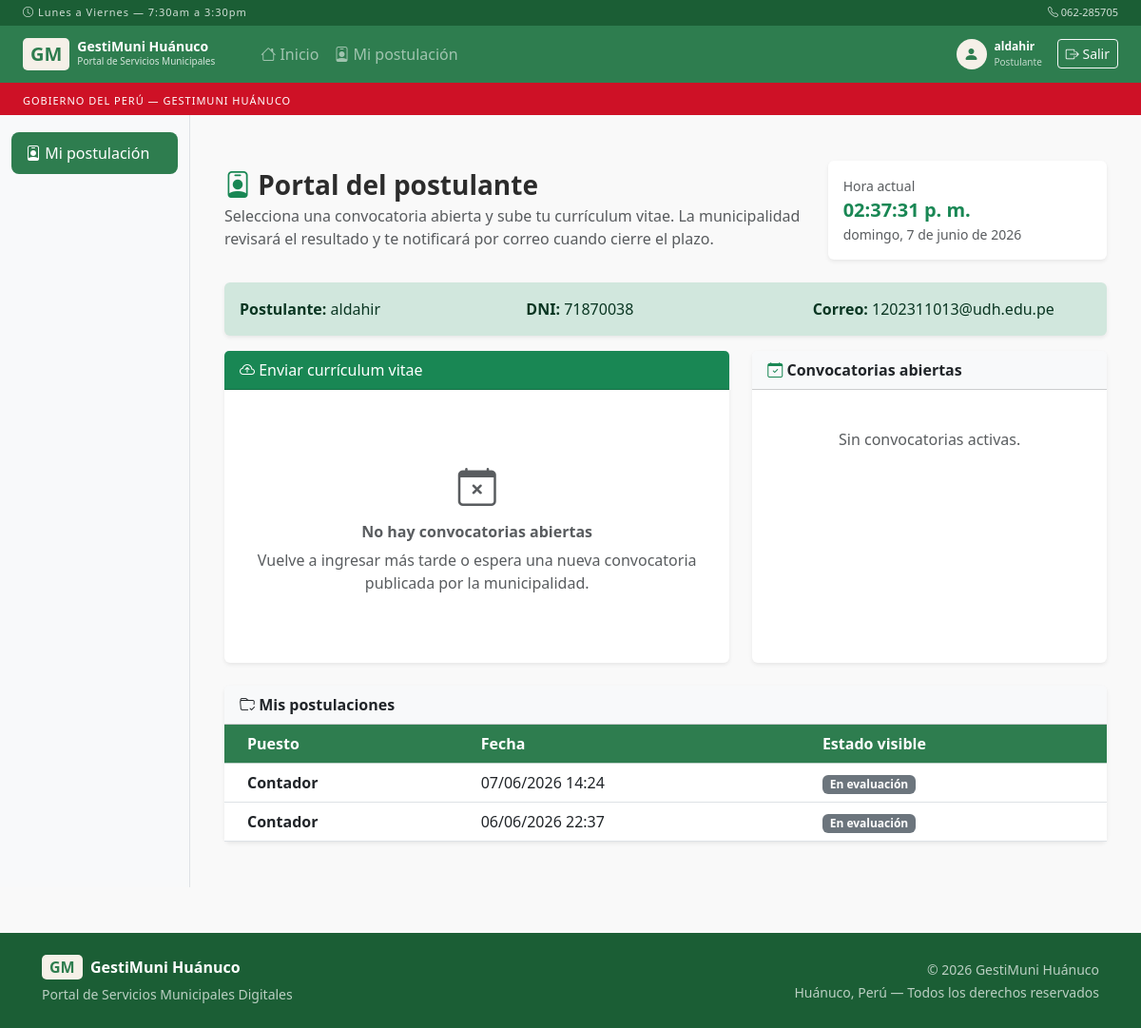
Screenshot of /postulante/cv (signed in) with the database file from the repository.
### models.py (models this page shows)
class Usuario(UserMixin, db.Model):
    __tablename__ = 'usuarios'
    id              = db.Column(db.Integer, primary_key=True)
    nombre          = db.Column(db.String(100), nullable=False)
    username        = db.Column(db.String(50), unique=True, nullable=False)
    password        = db.Column(db.String(200), nullable=False)
    rol             = db.Column(db.String(20), nullable=False)  # admin | empleado | ciudadano
    dni             = db.Column(db.String(8), unique=True, nullable=True)
    email           = db.Column(db.String(120), unique=True, nullable=True)
    telefono        = db.Column(db.String(15), nullable=True)
    activo          = db.Column(db.Boolean, default=True)
    fecha_registro  = db.Column(db.DateTime, default=datetime.utcnow)
    ultimo_acceso   = db.Column(db.DateTime, nullable=True)

class Postulante(db.Model):
    __tablename__ = 'postulantes'
    id              = db.Column(db.Integer, primary_key=True)
    usuario_id      = db.Column(db.Integer, db.ForeignKey('usuarios.id'), nullable=True)
    nombre          = db.Column(db.String(100), nullable=False)
    dni             = db.Column(db.String(8), nullable=True)
    email           = db.Column(db.String(120), nullable=True)
    puesto          = db.Column(db.String(100), nullable=False)
    experiencia     = db.Column(db.Integer, nullable=False)
    educacion       = db.Column(db.String(50), nullable=False)
    habilidades     = db.Column(db.Integer, nullable=False)
    idiomas         = db.Column(db.String(100), nullable=True)
    puntaje_ml      = db.Column(db.Float, default=0.0)
    resultado_ml    = db.Column(db.String(20), default='pendiente')
    probabilidad    = db.Column(db.Float, default=0.0)
    fecha_registro  = db.Column(db.DateTime, default=datetime.utcnow)
    archivo_cv      = db.Column(db.String(255), nullable=True)   # nombre en disco
    texto_cv        = db.Column(db.Text, nullable=True)         # texto extraído del CV
    usuario         = db.relationship('Usuario', backref='postulaciones')

### app.py (the view, shortened to what this page needs)
@app.route('/postulante/cv', methods=['GET', 'POST'])
@login_required
@rol_requerido('postulante')
def postulante_panel():
    puestos = cargar_puestos()
    abiertas = convocatorias_abiertas()
    postulaciones = Postulante.query.filter_by(dni=current_user.dni).order_by(Postulante.fecha_registro.desc()).all()
    return render_template(
        'postulante_panel.html',
        puestos=puestos,
        convocatorias=abiertas,
        postulaciones=postulaciones
    )

### templates/postulante_panel.html (shortened to what this page needs)
{% extends "base.html" %}
{% block contenido %}
<div class="container py-4" style="max-width:980px;">
  <div class="row align-items-center mb-4">
    <div class="col-md-8">
      <h3 class="fw-bold mb-1">
        <i class="bi bi-person-badge text-success"></i>
        Portal del postulante
      </h3>
      <p class="text-muted mb-0">
        Selecciona una convocatoria abierta y sube tu currículum vitae. La municipalidad revisará el resultado y te notificará por correo cuando cierre el plazo.
      </p>
    </div>
    <div class="col-md-4 mt-3 mt-md-0">
      <div class="card border-0 shadow-sm">
        <div class="card-body py-3">
          <div class="small text-muted">Hora actual</div>
          <div class="fw-bold fs-5 text-success" id="relojPostulante">--:--:--</div>
          <div class="small text-muted" id="fechaPostulante"></div>
        </div>
      </div>
    </div>
  </div>
  <div class="alert alert-success border-0 shadow-sm">
    <div class="row g-2">
      <div class="col-md-4"><strong>Postulante:</strong> {{ current_user.nombre }}</div>
      <div class="col-md-4"><strong>DNI:</strong> {{ current_user.dni or '—' }}</div>
      <div class="col-md-4"><strong>Correo:</strong> {{ current_user.email or 'Sin correo' }}</div>
    </div>
  </div>
  <div class="row g-4">
    <div class="col-lg-7">
      <div class="card border-0 shadow-sm h-100">
        <div class="card-header bg-success text-white">
          <i class="bi bi-cloud-arrow-up"></i>
          Enviar currículum vitae
        </div>
        <div class="card-body p-4">
          {% if convocatorias %}
          <form method="POST" enctype="multipart/form-data">
            <div class="mb-3">
              <label class="form-label fw-semibold">Convocatoria disponible</label>
              <select name="convocatoria_id" class="form-select" required>
                <option value="">Seleccione una convocatoria</option>
                {% for c in convocatorias %}
                  <option value="{{ c.id }}">
                    {% if puestos.get(c.puesto) %}
                      {{ puestos[c.puesto].nombre }}
                    {% else %}
                      {{ c.puesto }}
                    {% endif %}
                    — Cierra: {{ c.fecha_cierre }}
                  </option>
                {% endfor %}
              </select>
              <div class="form-text">Solo se muestran convocatorias abiertas.</div>
            </div>
            <div class="mb-3">
              <label class="form-label fw-semibold">Correo de contacto</label>
              <input type="email" name="email" class="form-control" value="{{ current_user.email or '' }}" required>
            </div>
            <div class="mb-4">
              <label class="form-label fw-semibold">Currículum Vitae</label>
              <input type="file" name="archivo_cv" class="form-control" accept=".pdf,.docx,.txt,.csv" required>
              <div class="form-text">Formatos permitidos: PDF, DOCX, TXT o CSV.</div>
            </div>
            <div class="alert alert-info border-0">
              <i class="bi bi-info-circle"></i>
              Tu CV será registrado y evaluado internamente. No verás el puntaje IA; recibirás el resultado por correo cuando la convocatoria finalice.
            </div>
            <button class="btn btn-success">
              <i class="bi bi-send"></i>
              Enviar postulación
            </button>
          </form>
          {% else %}
            <div class="text-center text-muted py-5">
              <i class="bi bi-calendar-x fs-1 d-block mb-2"></i>
              <h6 class="fw-bold">No hay convocatorias abiertas</h6>
              <p class="mb-0">Vuelve a ingresar más tarde o espera una nueva convocatoria publicada por la municipalidad.</p>
            </div>
          {% endif %}
        </div>
      </div>
    </div>
    <div class="col-lg-5">
      <div class="card border-0 shadow-sm h-100">
        <div class="card-header bg-light fw-semibold">
          <i class="bi bi-calendar-check text-success"></i>
          Convocatorias abiertas
        </div>
        <div class="card-body">
          {% for c in convocatorias %}
          <div class="border rounded-3 p-3 mb-3">
            <div class="fw-bold">
              {% if puestos.get(c.puesto) %}{{ puestos[c.puesto].nombre }}{% else %}{{ c.puesto }}{% endif %}
            </div>
            <div class="small text-muted mt-1">
              <i class="bi bi-play-circle text-success"></i> Inicio: {{ c.fecha_inicio }}<br>
              <i class="bi bi-stopwatch text-danger"></i> Cierre: {{ c.fecha_cierre }}
            </div>
            <span class="badge bg-success mt-2">Abierta</span>
          </div>
          {% else %}
          <div class="text-muted text-center py-4">Sin convocatorias activas.</div>
          {% endfor %}
        </div>
      </div>
    </div>
  </div>
  <div class="card border-0 shadow-sm mt-4">
    <div class="card-header bg-light fw-semibold">
      <i class="bi bi-folder-check"></i>
      Mis postulaciones
    </div>
    <div class="card-body p-0">
      <div class="table-responsive">
        <table class="table table-hover mb-0 align-middle">
          <thead class="table-success">
            <tr>
              <th class="ps-4">Puesto</th>
              <th>Fecha</th>
              <th>Estado visible</th>
            </tr>
          </thead>
          <tbody>
            {% for p in postulaciones %}
            <tr>
              <td class="ps-4 fw-semibold">{{ p.puesto.replace('_', ' ').title() }}</td>
              <td>{{ p.fecha_registro.strftime('%d/%m/%Y %H:%M') }}</td>
              <td><span class="badge bg-secondary">En evaluación</span></td>
            </tr>
            {% else %}
            <tr>
              <td colspan="3" class="text-center text-muted py-4">
                Todavía no enviaste ninguna postulación.
              </td>
            </tr>
            {% endfor %}
          </tbody>
        </table>
      </div>
    </div>
  </div>
</div>
{% endblock %}

### templates/base.html (shortened to what this page needs)
<!DOCTYPE html>
<html lang="es">
<head>
    <link href="https://cdn.jsdelivr.net/npm/bootstrap@5.3.0/dist/css/bootstrap.min.css" rel="stylesheet">
    <link href="https://cdn.jsdelivr.net/npm/bootstrap-icons@1.11.0/font/bootstrap-icons.css" rel="stylesheet">
    <link href="{{ url_for('static', filename='css/style.css') }}" rel="stylesheet">
</head>
<body>
<div style="background:#1B5E35; padding:5px 1.5rem; display:flex; justify-content:space-between; align-items:center;">
    <small style="color:rgba(255,255,255,0.8); font-size:11px; letter-spacing:1px;">
        <i class="bi bi-clock"></i> Lunes a Viernes — 7:30am a 3:30pm
    </small>
    <small style="color:rgba(255,255,255,0.8); font-size:11px;">
        <i class="bi bi-telephone"></i> 062-285705
    </small>
</div>
<nav class="navbar navbar-expand-lg navbar-dark bg-institucional sticky-top">
    <div class="container-fluid px-4">
        <a class="navbar-brand d-flex align-items-center gap-2" href="{{ url_for('inicio') }}">
            <span class="logo-gm">GM</span>
            <div>
                <div style="font-size:14px; font-weight:700; line-height:1.1;">
                    GestiMuni Huánuco
                </div>
                <div style="font-size:10px; opacity:0.8; font-weight:400;">
                    Portal de Servicios Municipales
                </div>
            </div>
        </a>
        <div class="collapse navbar-collapse" id="navMenu">
            <ul class="navbar-nav me-auto ms-4">
                <li class="nav-item">
                    <a class="nav-link" href="{{ url_for('inicio') }}">
                        <i class="bi bi-house"></i> Inicio
                    </a>
                </li>
                {% if current_user.is_authenticated %}
                    {% if current_user.rol == 'postulante' %}
                        <li class="nav-item">
                            <a class="nav-link" href="{{ url_for('postulante_panel') }}">
                                <i class="bi bi-person-badge"></i> Mi postulación
                            </a>
                        </li>
                    {% endif %}
                {% else %}
                    <li class="nav-item">
                        <a class="nav-link" href="{{ url_for('registro_postulante') }}">
                            <i class="bi bi-briefcase"></i> Postular a empleo
                        </a>
                    </li>
                {% endif %}
            </ul>
            <div class="d-flex align-items-center gap-3">
                {% if current_user.is_authenticated %}
                    <div class="d-flex align-items-center gap-2">
                        <div style="width:32px; height:32px; background:var(--crema); border-radius:50%; display:flex; align-items:center; justify-content:center;">
                            <i class="bi bi-person-fill" style="color:var(--verde); font-size:16px;"></i>
                        </div>
                        <div>
                            <div style="font-size:12px; color:white; font-weight:600;">
                                {{ current_user.nombre }}
                            </div>
                            <div style="font-size:10px; color:rgba(255,255,255,0.7);">
                                {% if current_user.rol == 'admin' %}
                                    Administrador
                                {% elif current_user.rol == 'empleado' %}
                                    Empleado
                                {% elif current_user.rol == 'postulante' %}
                                    Postulante
                                {% else %}
                                    Ciudadano
                                {% endif %}
                            </div>
                        </div>
                    </div>
                    <a href="{{ url_for('logout') }}" class="btn btn-sm btn-outline-light">
                        <i class="bi bi-box-arrow-right"></i> Salir
                    </a>
                {% else %}
                    <a href="{{ url_for('login') }}" class="btn btn-sm" style="background:var(--crema); color:var(--verde); font-weight:600;">
                        <i class="bi bi-person-circle"></i> Iniciar Sesión
                    </a>
                {% endif %}
            </div>
        </div>
    </div>
</nav>
<div style="background:#CE1126; padding:5px 1.5rem;">
    <small style="color:white; font-size:11px; letter-spacing:1px;">
        GOBIERNO DEL PERÚ — GESTIMUNI HUÁNUCO
    </small>
</div>
<div class="container-fluid">
    <div class="row">
        {% if current_user.is_authenticated %}
        <div class="col-md-2 sidebar py-3 d-none d-md-block">
            <ul class="nav flex-column">
                {% if current_user.rol == 'postulante' %}
                    <li class="nav-item">
                        <a class="nav-link {% if request.endpoint == 'postulante_panel' %}active{% endif %}"
                           href="{{ url_for('postulante_panel') }}">
                            <i class="bi bi-person-badge"></i> Mi postulación
                        </a>
                    </li>
                {% endif %}
            </ul>
        </div>
        {% endif %}
        <div class="{% if current_user.is_authenticated %}col-md-10{% else %}col-12{% endif %} py-4 px-4">
            {% block contenido %}{% endblock %}
        </div>
    </div>
</div>
<footer style="background:var(--verde-oscuro); color:rgba(255,255,255,0.7); padding:1.5rem 2rem; margin-top:3rem;">
    <div class="container-fluid">
        <div class="row align-items-center">
            <div class="col-md-6">
                <div style="color:white; font-weight:600; margin-bottom:4px;">
                    <span class="logo-gm">GM</span> &nbsp;GestiMuni Huánuco
                </div>
                <small>Portal de Servicios Municipales Digitales</small>
            </div>
            <div class="col-md-6 text-md-end mt-2 mt-md-0">
                <small>© 2026 GestiMuni Huánuco</small><br>
                <small>Huánuco, Perú — Todos los derechos reservados</small>
            </div>
        </div>
    </div>
</footer>
</body>
</html>

### rows the page displays
Usuario: nombre "aldahir", dni "71870038", email "1202311013@udh.edu.pe"
Postulante: puesto.replace "Contador", fecha_registro "07/06/2026 14:24"
Postulante: puesto.replace "Contador", fecha_registro "06/06/2026 22:37"
